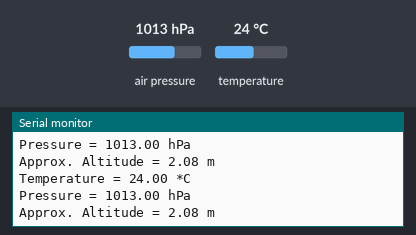
The sketch below on a simulated Arduino Uno, built with avr-gcc and run on an emulated ATmega328P. On the bench: the last lines printed to the serial monitor. Inputs (shaded band) come from the test bench; at power-on: air pressure 1013 hPa, temperature 24 °C.

Above: at 1.2 s.
1.3 s: air pressure set to 952 hPa
At 2.6 s:
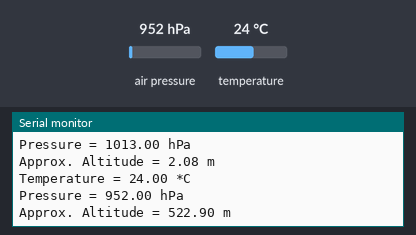
2.8 s: temperature set to 12 °C
At 3.9 s:
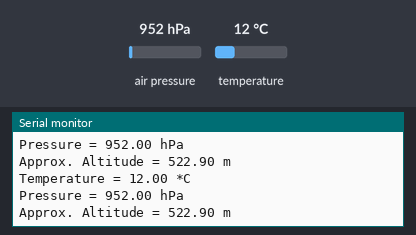
4.3 s: air pressure set to 975 hPa
At 5.5 s:
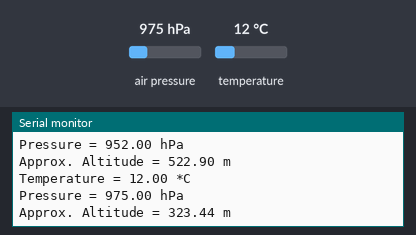
Timing chart, 0 to 7.3 s (numbered marks = the images above; inputs shaded):
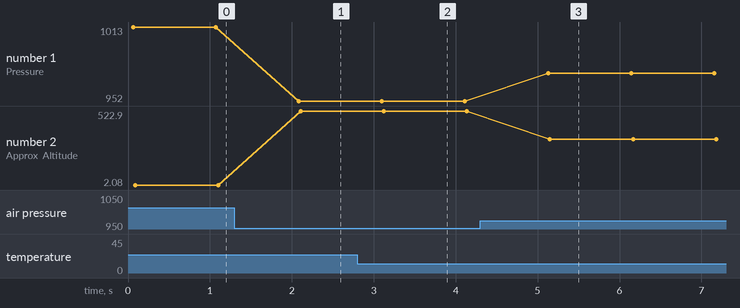

Measured:
- after the input at 1.3 s, the serial monitor: prints a new line after 0.79 s (image 1)
- after the input at 2.8 s, the serial monitor: prints a new line after 0.28 s (image 2)
- after the input at 4.3 s, the serial monitor: prints a new line after 0.83 s (image 3)
- plotted number 1: 1013 → 952 after the input at 1.3 s, 952 → 975 after the input at 4.3 s
- plotted number 2: 2.08 → 522.9 after the input at 1.3 s, 522.9 → 323.44 after the input at 4.3 s

The sketch:

BME280_Barometer.ino
```cpp
// Monash HPR Onboarding L1 Rocket
// BME280 Barometric Sensor Package

// Libraries
#include <Wire.h>
#include <Adafruit_Sensor.h>
#include <Adafruit_BME280.h>

#define SEALEVELPRESSURE_HPA (1013.25)

// From the Adafruit library, define I2C system
Adafruit_BME280 bme;

void setup() {
  Serial.begin(9600);
  Serial.println(F("BME280 test"));

  if (!bme.begin(0x76)) {
    Serial.println("Could not find a valid BME280 sensor, check wiring!");
    while (1);
  }

  Serial.println("-- Default Test --");

  Serial.println();
}


void loop() {
  Serial.print("Temperature = ");
  Serial.print(bme.readTemperature());
  Serial.println(" *C");

  Serial.print("Pressure = ");
  Serial.print(bme.readPressure() / 100.0F);
  Serial.println(" hPa");

  Serial.print("Approx. Altitude = ");
  Serial.print(bme.readAltitude(SEALEVELPRESSURE_HPA));
  Serial.println(" m");

  Serial.println();

  delay(1000);
}
```
